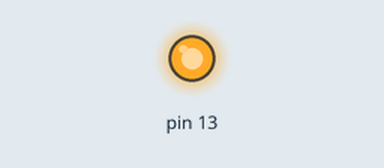
Recording of a sketch running on a simulated Arduino Uno, built with avr-gcc and run on an emulated ATmega328P. Shown: output pins drawn as LEDs (lit = HIGH).

Above: at 1.0 s.
At 5.5 s:
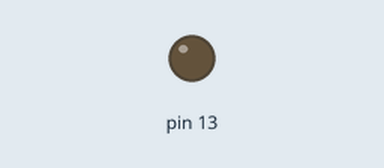
Timing chart, 0 to 6.9 s (numbered marks = the images above):
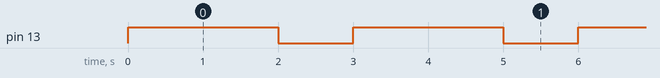

Measured:
- by itself, pin 13: alternates HIGH for 2.0 s and LOW for 1.0 s

The sketch:

LEDTest.ino
```cpp
/*
This code is just to test our new arduino board and see if it works properly
We tested our breadboard and LEDs as well, connecting the GND and 13 pins respectively to the Red LED
Next step : bring a battery pack and see if it can work autonomously
*/

void setup() {
  //seutp before the running of the code, declare pins
  pinMode(13, OUTPUT);
  //13 is the output to which the led is connected ( the other end is connected to gnd pin )

}

void loop() {
  digitalWrite(13, HIGH);  // turn the LED on (HIGH is the voltage level)
  delay(2000);             // wait for two second
  digitalWrite(13, LOW);   // turn the LED off by making the voltage LOW
  delay(1000);             // wait for a second

}
```
